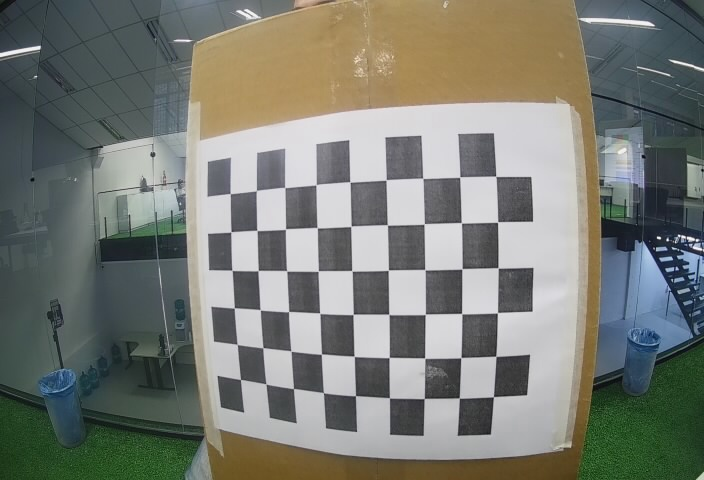
#> input picture capture/1584559103.0654588.jpg, 704 x 480 px; its folder holds 4 pictures in this run
$ python calibrate.py
#> lines starting #> are read from the running program, lines starting #| are printed output that depends on the picture
import cv2
#assert cv2.__version__[0] == '3', 'The fisheye module requires opencv version >= 3.0.0'
import numpy as np
import os
import glob
CHECKERBOARD = (6,9)

subpix_criteria = (cv2.TERM_CRITERIA_EPS+cv2.TERM_CRITERIA_MAX_ITER, 30, 0.1)
calibration_flags = cv2.fisheye.CALIB_RECOMPUTE_EXTRINSIC+cv2.fisheye.CALIB_CHECK_COND+cv2.fisheye.CALIB_FIX_SKEW
objp = np.zeros((1, CHECKERBOARD[0]*CHECKERBOARD[1], 3), np.float32)

objp[0,:,:2] = np.mgrid[0:CHECKERBOARD[0], 0:CHECKERBOARD[1]].T.reshape(-1, 2)
_img_shape = None

objpoints = [] # 3d point in real world space
imgpoints = [] # 2d points in image plane.


images = glob.glob('capture/*.jpg')
for fname in images:
    img = cv2.imread(fname)
#> img is the input picture: shape (480, 704, 3); mean B, G, R 116.3, 123.9, 121.1
    if _img_shape == None:
        _img_shape = img.shape[:2]
    else:
        assert _img_shape == img.shape[:2], "All images must share the same size."
    gray = cv2.cvtColor(img,cv2.COLOR_BGR2GRAY)
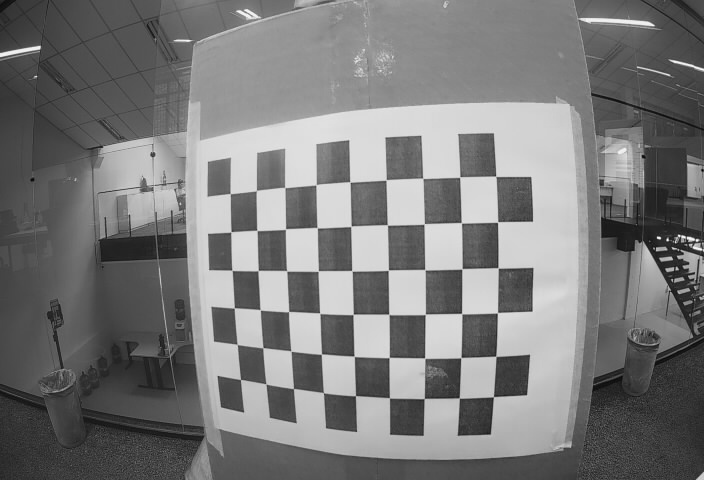
#> gray: shape (480, 704); min 2, max 251, mean 122.2
    # Find the chess board corners
    ret, corners = cv2.findChessboardCorners(gray, CHECKERBOARD, cv2.CALIB_CB_ADAPTIVE_THRESH+cv2.CALIB_CB_FAST_CHECK+cv2.CALIB_CB_NORMALIZE_IMAGE)
#> ret = True; corners = 54 rows, first 8: [240.5, 379.5], [237.1, 344.4], [234.3, 307.8], [232, 270.3], [231, 231.7], [230.3, 193.6], [265.8, 383.9], [262.9, 347.6]
    # If found, add object points, image points (after refining them)
    if ret == True:
        objpoints.append(objp)
        cv2.cornerSubPix(gray,corners,(3,3),(-1,-1),subpix_criteria)
        imgpoints.append(corners)
        N_OK = len(objpoints)
    K = np.zeros((3, 3))
    D = np.zeros((4, 1))
    rvecs = [np.zeros((1, 1, 3), dtype=np.float64) for i in range(N_OK)]
    tvecs = [np.zeros((1, 1, 3), dtype=np.float64) for i in range(N_OK)]
    rms, _, _, _, _ = \
        cv2.fisheye.calibrate(
            objpoints,
            imgpoints,
            gray.shape[::-1],
            K,
            D,
            rvecs,
            tvecs,
            calibration_flags,
            (cv2.TERM_CRITERIA_EPS+cv2.TERM_CRITERIA_MAX_ITER, 30, 1e-6)
        )
#> rms = 0.33
#> pass 2 of the loop `for fname in images:`:
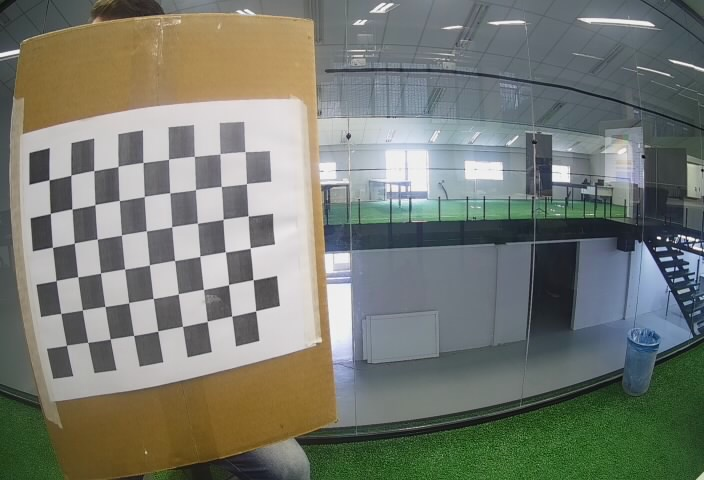
#> input picture capture/1584559113.076034.jpg, 704 x 480 px
#> img is the input picture: shape (480, 704, 3); mean B, G, R 113.7, 122.6, 118.8
#> `gray = cv2.cvtColor(img,cv2.COLOR_BGR2GRAY)`:
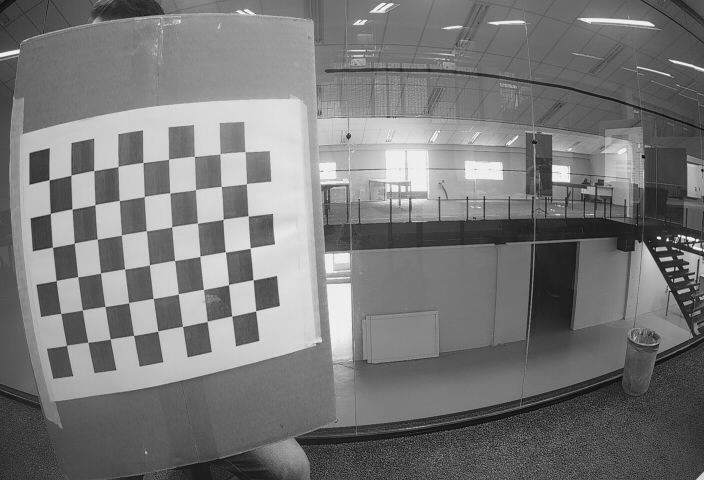
#> gray: shape (480, 704); min 3, max 253, mean 120.4
#> corners = 54 rows, first 8: [68, 338], [60.87, 313.5], [56.03, 280.6], [52.41, 247.4], [50.37, 213.5], [49.09, 179.7], [87.62, 342.4], [82.38, 309.9]
#> N_OK = 2
#> rms = 0.78
#> pass 3 of the loop `for fname in images:`:
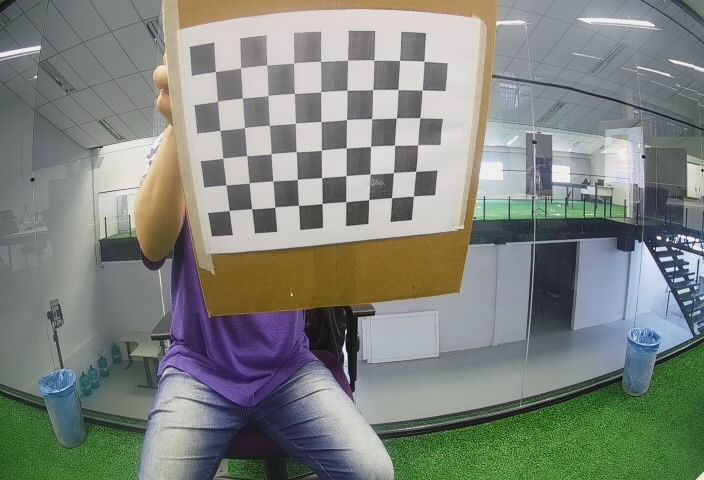
#> input picture capture/1584559123.2100306.jpg, 704 x 480 px
#> img is the input picture: shape (480, 704, 3); mean B, G, R 125.5, 132.2, 127
#> `gray = cv2.cvtColor(img,cv2.COLOR_BGR2GRAY)`:
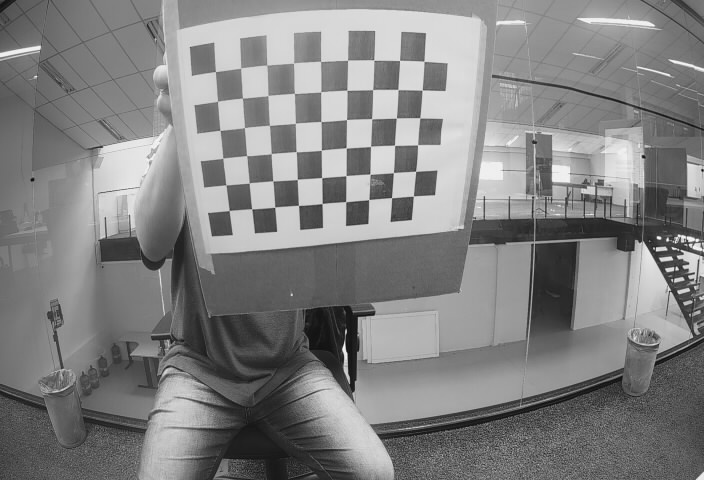
#> gray: shape (480, 704); min 10, max 250, mean 129.9
#> corners = 54 rows, first 8: [229.1, 210.5], [226, 185], [222.8, 158], [220, 130.4], [217.6, 101.2], [215.4, 71.56], [251.7, 208.8], [249.2, 183.1]
#> N_OK = 3
#> rms = 0.705
#> the loop made 4 passes; the first 3 are shown
print("Found " + str(N_OK) + " valid images for calibration")
#| Found 4 valid images for calibration
print("DIM=" + str(_img_shape[::-1]))
#| DIM=(704, 480)
print("K=np.array(" + str(K.tolist()) + ")")
print("D=np.array(" + str(D.tolist()) + ")")
